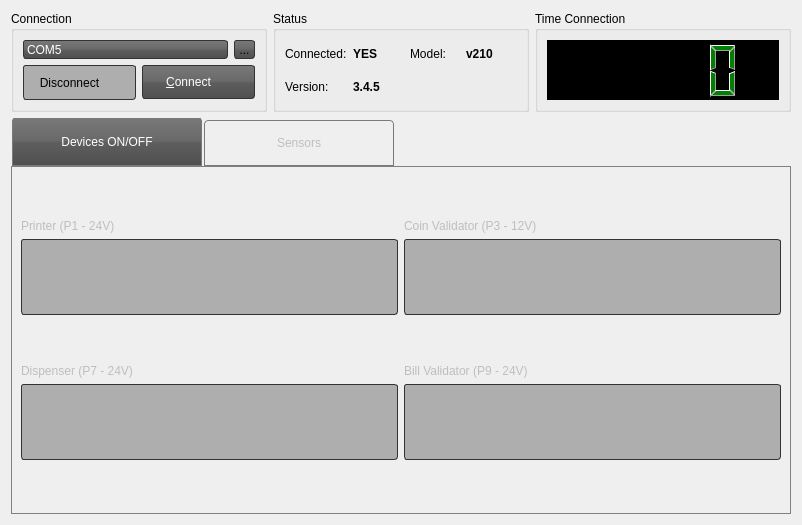
<?xml version="1.0" encoding="UTF-8"?>
<ui version="4.0">
 <author>Ederson Moura &lt;ederson.moura@resource.com.br&gt;</author>
 <class>MultiIoFit</class>
 <widget class="QWidget" name="MultiIoFit">
  <property name="enabled">
   <bool>true</bool>
  </property>
  <property name="geometry">
   <rect>
    <x>0</x>
    <y>0</y>
    <width>802</width>
    <height>525</height>
   </rect>
  </property>
  <property name="windowTitle">
   <string>MultiIOCard</string>
  </property>
  <property name="windowIcon">
   <iconset resource="../images.qrc">
    <normaloff>:/res/images/app-icon.png</normaloff>:/res/images/app-icon.png</iconset>
  </property>
  <property name="styleSheet">
   <string notr="true">QLineEdit {
    border: 2px solid #333333;
    border-radius: 3px;
    padding: 1px 23px 1px 3px;
}

QPushButton:hover, QToolButton:hover {
    background: qlineargradient(x1 : 0, y1 : 0, x2 : 0, y2 :   1, stop :   0.0 #ffd9aa, stop : 0.5 #ffbb6e, stop : 0.55 #feae42, stop : 1.0 #fedb74);
}

QPushButton {
    border: 1px solid #333333;
    border-radius: 3px;
    padding: 1px 23px 1px 3px;
	background: qlineargradient(x1:0, y1:0, x2:0, y2:1, stop:0 #797979, stop:0.48 #696969, stop:0.52 #5e5e5e, stop:1 #4f4f4f);
    color: white;
    font: bold large &quot;Arial&quot;;
    height: 30px;
}

QPushButton:pressed {
    background: qlineargradient(x1 : 0, y1 : 0, x2 : 0, y2 :   1, stop :   0.0 #c0dbff, stop : 0.5 #cfd26f, stop : 0.55 #c7df6f, stop : 1.0 #f5f9ff);
    padding-top: 2px;
    padding-left: 3px;
}

QPushButton:on {
    background: qlineargradient(x1 : 0, y1 : 0, x2 : 0, y2 :   1, stop :   0.0 #5AA72D, stop : 0.5 #B3E296, stop : 0.55 #B3E296, stop : 1.0 #f5f9ff);
    padding-top: 2px;
    padding-left: 3px;
}

QPushButton:disabled {
    background: transparent #aeaeae;
    padding-top: 2px;        
    padding-left: 3px;
    color: black;
}

QToolButton {
    border: 1px solid #333333;
    border-radius: 3px;
	background: qlineargradient(x1:0, y1:0, x2:0, y2:1, stop:0 #797979, stop:0.48 #696969, stop:0.52 #5e5e5e, stop:1 #4f4f4f);
}

QProgressBar {
    border: 1px solid black;
    text-align: center;
    padding: 1px;
    border-bottom-right-radius: 7px;
    border-bottom-left-radius: 7px;
    background: QLinearGradient( x1: 0, y1: 0, x2: 1, y2: 0, stop: 0 #fff, stop: 0.4999 #eee, stop: 0.5 #ddd, stop: 1 #eee );
    width: 15px;
}

QProgressBar::chunk {
    background: QLinearGradient( x1: 0, y1: 0, x2: 1, y2: 0,stop: 0 #78d,stop: 0.4999 #46a,stop: 0.5 #45a,stop: 1 #238 );
    border-bottom-right-radius: 7px;
    border-bottom-left-radius: 7px;
    border: 1px solid black;
}

QLCDNumber {
    background-color:black;
    color:green;
    font: bold large &quot;Arial&quot;;
    height: 30px;
}

QTabWidget, QStackedWidget {
    background: none;
    color: white;
    font: bold large &quot;Arial&quot;;
    height: 30px;
}

QTabWidget::pane {
    border: 0px;
    top: 0.1em;
    border-width: 1px;
    border-style: solid;
    border-color: grey;
}

QTabBar::tab {
    width: 150px;
    margin-left: 0.5;
    margin-right: 0.5;
    border: 1px solid #7a7a7a;
    border-top-left-radius: 4px;
    border-top-right-radius: 4px;
    padding: 15px 19px 15px 19px;
}

QTabBar::tab:!selected {
   margin-top: 2px;
}

QTabBar::tab:selected {
    margin-top: -1px;
   background: qlineargradient(x1:0, y1:0, x2:0, y2:1, stop:0 #797979, stop:0.48 #696969, stop:0.52 #5e5e5e, stop:1 #4f4f4f);
    color: white;
}

QTabBar::tab:hover {
    text-decoration: underline;
     background: qlineargradient(x1 : 0, y1 : 0, x2 : 0, y2 :   1, stop :   0.0 #ffd9aa, stop : 0.5 #ffbb6e, stop : 0.55 #feae42, stop :   1.0 #fedb74);
}

QTabBar::tab::bottom {
    border-bottom-left-radius: 4px;
    border-bottom-right-radius: 4px;
    border-top-left-radius: 0px;
    border-top-right-radius: 0px;
    padding: 15px 19px 15px 19px;
}

QComboBox {
	border: 1px solid #333333;
	border-radius: 3px;
	background: qlineargradient(x1:0, y1:0, x2:0, y2:1, stop:0 #797979, stop:0.48 #696969, stop:0.52 #5e5e5e, stop:1 #4f4f4f);
	padding: 1px 23px 1px 3px;
	min-width: 6em;
    color: white;
    font: bold large &quot;Arial&quot;;
    height: 30px;
}

QComboBox:hover {
    text-decoration: underline;
     background: qlineargradient(x1 : 0, y1 : 0, x2 : 0, y2 :   1, stop :   0.0 #ffd9aa, stop : 0.5 #ffbb6e, stop : 0.55 #feae42, stop :   1.0 #fedb74);
}

QComboBox::drop-down {
	subcontrol-origin: padding;
	subcontrol-position: top right;
	width: 20px;
	border-top-right-radius: 3px;
	border-bottom-right-radius: 3px;
}

QComboBox::down-arrow {
     image: url(:res/images/combo-arrow-down.png);
}
 
QComboBox QAbstractView {
	background-color: #4f4f4f;
	color: #999999;
	selection-background-color: #999999;
	selection-color: #4f4f4f;
}

QComboBox QAbstractItemView {
    background-color: #4f4f4f;
    color: white;
   selection-background-color: qlineargradient(x1 : 0, y1 : 0, x2 : 0, y2 :   1, stop :   0.0 #ffd9aa, stop : 0.5 #ffbb6e, stop : 0.55 #feae42, stop : 1.0 #fedb74);
}

</string>
  </property>
  <layout class="QGridLayout" name="gridLayout_17">
   <item row="0" column="0">
    <widget class="QGroupBox" name="selectBox">
     <property name="title">
      <string>Connection</string>
     </property>
     <layout class="QGridLayout" name="gridLayout_5">
      <item row="0" column="0">
       <layout class="QGridLayout" name="gridLayout_7">
        <item row="0" column="0">
         <widget class="QComboBox" name="comboBoxSerial">
          <property name="sizePolicy">
           <sizepolicy hsizetype="Preferred" vsizetype="Ignored">
            <horstretch>0</horstretch>
            <verstretch>0</verstretch>
           </sizepolicy>
          </property>
          <property name="iconSize">
           <size>
            <width>32</width>
            <height>32</height>
           </size>
          </property>
          <item>
           <property name="text">
            <string>COM5</string>
           </property>
           <property name="icon">
            <iconset resource="../images.qrc">
             <normaloff>:/res/images/serialport.png</normaloff>:/res/images/serialport.png</iconset>
           </property>
          </item>
         </widget>
        </item>
        <item row="0" column="1">
         <widget class="QToolButton" name="toolButtonMultioIo">
          <property name="text">
           <string>...</string>
          </property>
          <property name="icon">
           <iconset resource="../images.qrc">
            <normaloff>:/res/images/settings.png</normaloff>:/res/images/settings.png</iconset>
          </property>
          <property name="iconSize">
           <size>
            <width>32</width>
            <height>32</height>
           </size>
          </property>
         </widget>
        </item>
       </layout>
      </item>
      <item row="1" column="0">
       <layout class="QGridLayout" name="gridLayout_8">
        <item row="0" column="0">
         <widget class="QPushButton" name="pushButtonDisconnect">
          <property name="enabled">
           <bool>false</bool>
          </property>
          <property name="text">
           <string>Disconnect</string>
          </property>
          <property name="icon">
           <iconset resource="../images.qrc">
            <normaloff>:/res/images/disconnect.png</normaloff>:/res/images/disconnect.png</iconset>
          </property>
          <property name="iconSize">
           <size>
            <width>32</width>
            <height>32</height>
           </size>
          </property>
         </widget>
        </item>
        <item row="0" column="1">
         <widget class="QPushButton" name="pushButtonConnect">
          <property name="enabled">
           <bool>true</bool>
          </property>
          <property name="text">
           <string>&amp;Connect</string>
          </property>
          <property name="icon">
           <iconset resource="../images.qrc">
            <normaloff>:/res/images/connect.png</normaloff>:/res/images/connect.png</iconset>
          </property>
          <property name="iconSize">
           <size>
            <width>32</width>
            <height>32</height>
           </size>
          </property>
         </widget>
        </item>
       </layout>
      </item>
     </layout>
    </widget>
   </item>
   <item row="0" column="1">
    <widget class="QGroupBox" name="selectBox_2">
     <property name="title">
      <string>Status</string>
     </property>
     <layout class="QGridLayout" name="gridLayout_9">
      <item row="1" column="0">
       <widget class="QLabel" name="label_17">
        <property name="text">
         <string>Version:</string>
        </property>
       </widget>
      </item>
      <item row="0" column="2">
       <widget class="QLabel" name="label_10">
        <property name="text">
         <string>Model:</string>
        </property>
       </widget>
      </item>
      <item row="0" column="1">
       <widget class="QLabel" name="labelConnect">
        <property name="sizePolicy">
         <sizepolicy hsizetype="Preferred" vsizetype="Preferred">
          <horstretch>0</horstretch>
          <verstretch>0</verstretch>
         </sizepolicy>
        </property>
        <property name="font">
         <font>
          <weight>75</weight>
          <bold>true</bold>
         </font>
        </property>
        <property name="text">
         <string>YES</string>
        </property>
        <property name="textFormat">
         <enum>Qt::AutoText</enum>
        </property>
       </widget>
      </item>
      <item row="0" column="3">
       <widget class="QLabel" name="labelFirmware">
        <property name="font">
         <font>
          <weight>75</weight>
          <bold>true</bold>
         </font>
        </property>
        <property name="text">
         <string>v210</string>
        </property>
       </widget>
      </item>
      <item row="0" column="0">
       <widget class="QLabel" name="label">
        <property name="text">
         <string>Connected:</string>
        </property>
       </widget>
      </item>
      <item row="1" column="1">
       <widget class="QLabel" name="labelVersion">
        <property name="font">
         <font>
          <weight>75</weight>
          <bold>true</bold>
         </font>
        </property>
        <property name="text">
         <string>3.4.5</string>
        </property>
       </widget>
      </item>
     </layout>
    </widget>
   </item>
   <item row="0" column="2">
    <widget class="QGroupBox" name="selectBox_5">
     <property name="title">
      <string>Time Connection</string>
     </property>
     <layout class="QGridLayout" name="gridLayout_6">
      <item row="0" column="0">
       <widget class="QLCDNumber" name="lcdNumber">
        <property name="styleSheet">
         <string notr="true">QLCDNumber { 
color:green;
background-color:black;
}</string>
        </property>
       </widget>
      </item>
     </layout>
    </widget>
   </item>
   <item row="1" column="0" colspan="3">
    <widget class="QTabWidget" name="tabWidget">
     <property name="enabled">
      <bool>false</bool>
     </property>
     <property name="sizePolicy">
      <sizepolicy hsizetype="Expanding" vsizetype="Expanding">
       <horstretch>0</horstretch>
       <verstretch>0</verstretch>
      </sizepolicy>
     </property>
     <property name="styleSheet">
      <string notr="true">QPushButton:hover, QToolButton:hover {
    background: qlineargradient(x1 : 0, y1 : 0, x2 : 0, y2 :   1, stop :   0.0 #ffd9aa, stop : 0.5 #ffbb6e, stop : 0.55 #feae42, stop : 1.0 #fedb74);
}

QPushButton {
    border: 1px solid #333333;
    border-radius: 3px;
    padding: 22px 1px 22px 1px;
	background: qlineargradient(x1:0, y1:0, x2:0, y2:1, stop:0 #797979, stop:0.48 #696969, stop:0.52 #5e5e5e, stop:1 #4f4f4f);
    color: white;
    font: bold large &quot;Arial&quot;;
    height: 30px;
}


QPushButton:pressed {
    background: qlineargradient(x1 : 0, y1 : 0, x2 : 0, y2 :   1, stop :   0.0 #c0dbff, stop : 0.5 #cfd26f, stop : 0.55 #c7df6f, stop : 1.0 #f5f9ff);
    padding: 22px 1px 22px 1px;
}

QPushButton:on {
    background: qlineargradient(x1 : 0, y1 : 0, x2 : 0, y2 :   1, stop :   0.0 #5AA72D, stop : 0.5 #B3E296, stop : 0.55 #B3E296, stop : 1.0 #f5f9ff);
    padding: 22px 1px 22px 1px;
}

QPushButton:disabled {
    background: transparent #aeaeae;
    padding: 22px 1px 22px 1px;
    color: black;
}
</string>
     </property>
     <property name="currentIndex">
      <number>0</number>
     </property>
     <widget class="QWidget" name="tab">
      <attribute name="title">
       <string>Devices ON/OFF</string>
      </attribute>
      <layout class="QGridLayout" name="gridLayout_11">
       <item row="0" column="0">
        <layout class="QGridLayout" name="gridLayout">
         <item row="0" column="0">
          <widget class="QLabel" name="label_13">
           <property name="sizePolicy">
            <sizepolicy hsizetype="Preferred" vsizetype="Maximum">
             <horstretch>0</horstretch>
             <verstretch>0</verstretch>
            </sizepolicy>
           </property>
           <property name="text">
            <string>Printer (P1 - 24V)</string>
           </property>
          </widget>
         </item>
         <item row="1" column="0">
          <widget class="QPushButton" name="pushButtonPrint">
           <property name="text">
            <string/>
           </property>
           <property name="icon">
            <iconset resource="../images.qrc">
             <normaloff>:/res/images/switch-on-128x128.png</normaloff>:/res/images/switch-on-128x128.png</iconset>
           </property>
           <property name="iconSize">
            <size>
             <width>64</width>
             <height>64</height>
            </size>
           </property>
          </widget>
         </item>
        </layout>
       </item>
       <item row="0" column="1">
        <layout class="QGridLayout" name="gridLayout_2">
         <item row="0" column="0">
          <widget class="QLabel" name="label_14">
           <property name="sizePolicy">
            <sizepolicy hsizetype="Preferred" vsizetype="Maximum">
             <horstretch>0</horstretch>
             <verstretch>0</verstretch>
            </sizepolicy>
           </property>
           <property name="text">
            <string>Coin Validator (P3 - 12V) </string>
           </property>
          </widget>
         </item>
         <item row="1" column="0">
          <widget class="QPushButton" name="pushButtonCoinValidator">
           <property name="text">
            <string/>
           </property>
           <property name="icon">
            <iconset resource="../images.qrc">
             <normaloff>:/res/images/switch-on-128x128.png</normaloff>:/res/images/switch-on-128x128.png</iconset>
           </property>
           <property name="iconSize">
            <size>
             <width>64</width>
             <height>64</height>
            </size>
           </property>
          </widget>
         </item>
        </layout>
       </item>
       <item row="1" column="0">
        <layout class="QGridLayout" name="gridLayout_4">
         <item row="1" column="0">
          <widget class="QPushButton" name="pushButtonDispenser">
           <property name="text">
            <string/>
           </property>
           <property name="icon">
            <iconset resource="../images.qrc">
             <normaloff>:/res/images/switch-on-128x128.png</normaloff>:/res/images/switch-on-128x128.png</iconset>
           </property>
           <property name="iconSize">
            <size>
             <width>64</width>
             <height>64</height>
            </size>
           </property>
          </widget>
         </item>
         <item row="0" column="0">
          <widget class="QLabel" name="label_16">
           <property name="sizePolicy">
            <sizepolicy hsizetype="Preferred" vsizetype="Maximum">
             <horstretch>0</horstretch>
             <verstretch>0</verstretch>
            </sizepolicy>
           </property>
           <property name="text">
            <string>Dispenser (P7 - 24V) </string>
           </property>
          </widget>
         </item>
        </layout>
       </item>
       <item row="1" column="1">
        <layout class="QGridLayout" name="gridLayout_3">
         <item row="0" column="0">
          <widget class="QLabel" name="label_15">
           <property name="sizePolicy">
            <sizepolicy hsizetype="Preferred" vsizetype="Maximum">
             <horstretch>0</horstretch>
             <verstretch>0</verstretch>
            </sizepolicy>
           </property>
           <property name="text">
            <string>Bill Validator (P9 - 24V) </string>
           </property>
          </widget>
         </item>
         <item row="1" column="0">
          <widget class="QPushButton" name="pushButtonBillValidator">
           <property name="text">
            <string/>
           </property>
           <property name="icon">
            <iconset resource="../images.qrc">
             <normaloff>:/res/images/switch-on-128x128.png</normaloff>:/res/images/switch-on-128x128.png</iconset>
           </property>
           <property name="iconSize">
            <size>
             <width>64</width>
             <height>64</height>
            </size>
           </property>
          </widget>
         </item>
        </layout>
       </item>
      </layout>
     </widget>
     <widget class="QWidget" name="widget">
      <attribute name="title">
       <string>Sensors</string>
      </attribute>
      <layout class="QGridLayout" name="gridLayout_15">
       <item row="0" column="0">
        <layout class="QGridLayout" name="gridLayout_10">
         <item row="0" column="0">
          <widget class="QLabel" name="label_5">
           <property name="sizePolicy">
            <sizepolicy hsizetype="Preferred" vsizetype="Preferred">
             <horstretch>0</horstretch>
             <verstretch>0</verstretch>
            </sizepolicy>
           </property>
           <property name="text">
            <string>Control Sensor:</string>
           </property>
          </widget>
         </item>
         <item row="1" column="0" colspan="2">
          <widget class="QComboBox" name="comboBoxChangeSensor">
           <property name="sizePolicy">
            <sizepolicy hsizetype="Preferred" vsizetype="Preferred">
             <horstretch>0</horstretch>
             <verstretch>0</verstretch>
            </sizepolicy>
           </property>
           <property name="iconSize">
            <size>
             <width>32</width>
             <height>32</height>
            </size>
           </property>
           <item>
            <property name="text">
             <string>Please select the operation you want</string>
            </property>
            <property name="icon">
             <iconset resource="../images.qrc">
              <normaloff>:/res/images/devicetest.png</normaloff>:/res/images/devicetest.png</iconset>
            </property>
           </item>
           <item>
            <property name="text">
             <string>Test sensor internal door</string>
            </property>
            <property name="icon">
             <iconset resource="../images.qrc">
              <normaloff>:/res/images/devicetest.png</normaloff>:/res/images/devicetest.png</iconset>
            </property>
           </item>
           <item>
            <property name="text">
             <string>Test sensor external door</string>
            </property>
            <property name="icon">
             <iconset resource="../images.qrc">
              <normaloff>:/res/images/devicetest.png</normaloff>:/res/images/devicetest.png</iconset>
            </property>
           </item>
           <item>
            <property name="text">
             <string>Test sensor internal vibration</string>
            </property>
            <property name="icon">
             <iconset resource="../images.qrc">
              <normaloff>:/res/images/devicetest.png</normaloff>:/res/images/devicetest.png</iconset>
            </property>
           </item>
          </widget>
         </item>
         <item row="2" column="0">
          <widget class="QPushButton" name="pushButtonStartSensors">
           <property name="sizePolicy">
            <sizepolicy hsizetype="Preferred" vsizetype="Ignored">
             <horstretch>0</horstretch>
             <verstretch>0</verstretch>
            </sizepolicy>
           </property>
           <property name="text">
            <string>Start</string>
           </property>
           <property name="icon">
            <iconset resource="../images.qrc">
             <normaloff>:/res/images/process-start-128x128.png</normaloff>:/res/images/process-start-128x128.png</iconset>
           </property>
           <property name="iconSize">
            <size>
             <width>32</width>
             <height>32</height>
            </size>
           </property>
          </widget>
         </item>
         <item row="2" column="1">
          <widget class="QPushButton" name="pushButtonStopSensors">
           <property name="sizePolicy">
            <sizepolicy hsizetype="Preferred" vsizetype="Ignored">
             <horstretch>0</horstretch>
             <verstretch>0</verstretch>
            </sizepolicy>
           </property>
           <property name="text">
            <string>Stop</string>
           </property>
           <property name="icon">
            <iconset resource="../images.qrc">
             <normaloff>:/res/images/process-stop-128x128.png</normaloff>:/res/images/process-stop-128x128.png</iconset>
           </property>
           <property name="iconSize">
            <size>
             <width>32</width>
             <height>32</height>
            </size>
           </property>
          </widget>
         </item>
        </layout>
       </item>
       <item row="1" column="0">
        <widget class="Line" name="line">
         <property name="orientation">
          <enum>Qt::Horizontal</enum>
         </property>
        </widget>
       </item>
       <item row="2" column="0">
        <layout class="QGridLayout" name="gridLayout_16">
         <item row="0" column="0">
          <spacer name="horizontalSpacer_4">
           <property name="orientation">
            <enum>Qt::Horizontal</enum>
           </property>
           <property name="sizeHint" stdset="0">
            <size>
             <width>40</width>
             <height>20</height>
            </size>
           </property>
          </spacer>
         </item>
         <item row="0" column="1">
          <layout class="QGridLayout" name="gridLayout_13">
           <item row="0" column="0">
            <widget class="QLabel" name="labelINDoor">
             <property name="text">
              <string>Internal Door</string>
             </property>
            </widget>
           </item>
           <item row="1" column="0">
            <widget class="QLabel" name="labelImgInternalDoor">
             <property name="sizePolicy">
              <sizepolicy hsizetype="Preferred" vsizetype="Preferred">
               <horstretch>0</horstretch>
               <verstretch>0</verstretch>
              </sizepolicy>
             </property>
             <property name="text">
              <string/>
             </property>
             <property name="pixmap">
              <pixmap resource="../images.qrc">:/res/images/red-led-sensor.png</pixmap>
             </property>
            </widget>
           </item>
          </layout>
         </item>
         <item row="0" column="2">
          <spacer name="horizontalSpacer_2">
           <property name="orientation">
            <enum>Qt::Horizontal</enum>
           </property>
           <property name="sizeHint" stdset="0">
            <size>
             <width>58</width>
             <height>20</height>
            </size>
           </property>
          </spacer>
         </item>
         <item row="0" column="3">
          <layout class="QGridLayout" name="gridLayout_14">
           <item row="0" column="0">
            <widget class="QLabel" name="labelEXDoor">
             <property name="text">
              <string>External Door</string>
             </property>
            </widget>
           </item>
           <item row="1" column="0">
            <widget class="QLabel" name="labelImgExternalDoor">
             <property name="sizePolicy">
              <sizepolicy hsizetype="Preferred" vsizetype="Preferred">
               <horstretch>0</horstretch>
               <verstretch>0</verstretch>
              </sizepolicy>
             </property>
             <property name="text">
              <string/>
             </property>
             <property name="pixmap">
              <pixmap resource="../images.qrc">:/res/images/red-led-sensor.png</pixmap>
             </property>
            </widget>
           </item>
          </layout>
         </item>
         <item row="0" column="4">
          <spacer name="horizontalSpacer_3">
           <property name="orientation">
            <enum>Qt::Horizontal</enum>
           </property>
           <property name="sizeHint" stdset="0">
            <size>
             <width>38</width>
             <height>20</height>
            </size>
           </property>
          </spacer>
         </item>
         <item row="0" column="5">
          <layout class="QGridLayout" name="gridLayout_12">
           <item row="0" column="0">
            <widget class="QLabel" name="labelINVibration">
             <property name="text">
              <string>Internal Vibration</string>
             </property>
            </widget>
           </item>
           <item row="1" column="0">
            <widget class="QLabel" name="labelImgInternalVibration">
             <property name="text">
              <string/>
             </property>
             <property name="pixmap">
              <pixmap resource="../images.qrc">:/res/images/red-led-sensor.png</pixmap>
             </property>
            </widget>
           </item>
          </layout>
         </item>
         <item row="0" column="6">
          <spacer name="horizontalSpacer_5">
           <property name="orientation">
            <enum>Qt::Horizontal</enum>
           </property>
           <property name="sizeHint" stdset="0">
            <size>
             <width>40</width>
             <height>20</height>
            </size>
           </property>
          </spacer>
         </item>
        </layout>
       </item>
      </layout>
     </widget>
    </widget>
   </item>
  </layout>
 </widget>
 <resources>
  <include location="../images.qrc"/>
 </resources>
 <connections/>
</ui>
